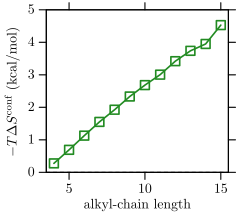

This chart was generated by the following gnuplot code:
reset


set terminal tikz createstyle color size 46.5mm,41.5mm
set output "figureTOC_plt.tex"

set tics out
set border lw 2
set key maxrow 3 maxcol 2 spacing 1 width 0.5 height 0.3 offset -3,1 noopaque samplen 2
#set yrange[-3:5]
set xrange[3.5:15.5]
set xtics 5 font ",10" offset 0,0.2
set ytics 1 font ",10" offset 1,0
set ylabel "$-T\\Delta S^\\text{conf}$ (kcal/mol)" font ",10"
set xlabel "alkyl-chain length" font ",10" offset 0,0.4
f(x) = 0
set key font ",14"
set margin 0,0,0,0
array tit[5] = ["$-T\\Delta_{\\text{A}\\rightarrow\\text{B}}S^\\text{conf}$",\
"$\\Delta_{\\text{A}\\rightarrow\\text{B}}\\ev{E(\\psi)+\\nu^\\text{solv}(\\psi)}_\\text{soln}$",\
"$\\Delta_{\\text{A}\\rightarrow\\text{B}}G_\\text{soln}$",\
"$\\Delta_{\\text{A}\\rightarrow\\text{B}}\\mu^\\text{solv}$",\
"$\\Delta_{\\text{A}\\rightarrow\\text{B}}\\ev{\\nu^\\text{solv}(\\psi)}$"]
p \
f(x) w l lw 1.8 dt (3.5,3.5) notitle,\
"alkane.dat" u 1:($8) w linespoint lw 3 pt 4 ps 2 lc rgb "forest-green" notitle tit[1] at 0.15,0.94
